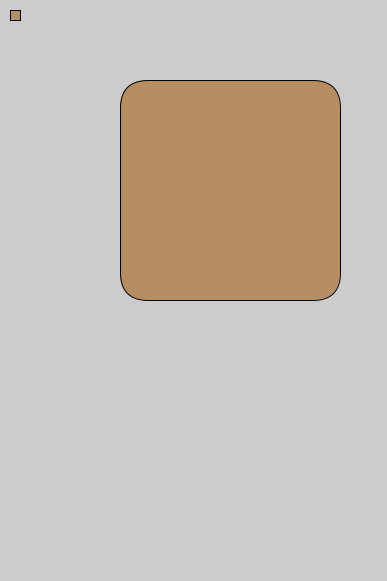
Frame 1 (no input)
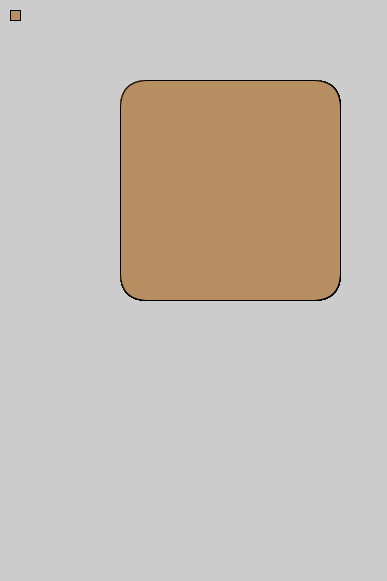
Frame 60 (the mouse pressed at the canvas centre just before this capture)
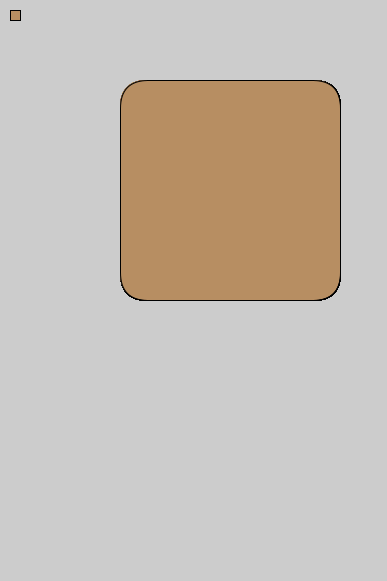
Frame 120 (the mouse held since frame 60 and released just before this capture)

The Processing sketch that drew these frames (run headless with seeded random() and noise(); from frame 60 on, the mouse is pressed at the canvas centre):

// Processing sketch: first_project_
// ── first_project_.pde
//getting started 
//canvas size
void setup() {
  size(387,581);
}

//making the rectangle and background
void draw() {
  //rectMode(RADIUS);
  stroke(0);
  fill(183, 142, 98);
  rect(120, 80, 220, 220, 28);
  //making another rectangle for the cap 
  rect(10,10,10,10);
  fill(233, 232, 230);
}
